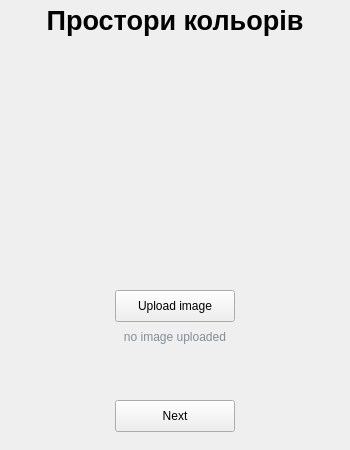
<?xml version="1.0" encoding="UTF-8"?>
<ui version="4.0">
 <class>MainWindow</class>
 <widget class="QMainWindow" name="MainWindow">
  <property name="geometry">
   <rect>
    <x>0</x>
    <y>0</y>
    <width>350</width>
    <height>450</height>
   </rect>
  </property>
  <property name="windowTitle">
   <string>Lab 1 </string>
  </property>
  <widget class="QWidget" name="centralwidget">
   <widget class="QLabel" name="label">
    <property name="geometry">
     <rect>
      <x>0</x>
      <y>0</y>
      <width>350</width>
      <height>41</height>
     </rect>
    </property>
    <property name="font">
     <font>
      <pointsize>20</pointsize>
      <weight>75</weight>
      <bold>true</bold>
      <underline>false</underline>
     </font>
    </property>
    <property name="text">
     <string>Простори кольорів</string>
    </property>
    <property name="scaledContents">
     <bool>false</bool>
    </property>
    <property name="alignment">
     <set>Qt::AlignCenter</set>
    </property>
   </widget>
   <widget class="QLabel" name="label_2">
    <property name="enabled">
     <bool>true</bool>
    </property>
    <property name="geometry">
     <rect>
      <x>25</x>
      <y>330</y>
      <width>300</width>
      <height>61</height>
     </rect>
    </property>
    <property name="sizePolicy">
     <sizepolicy hsizetype="Preferred" vsizetype="Preferred">
      <horstretch>12</horstretch>
      <verstretch>12</verstretch>
     </sizepolicy>
    </property>
    <property name="font">
     <font>
      <strikeout>false</strikeout>
      <kerning>true</kerning>
     </font>
    </property>
    <property name="autoFillBackground">
     <bool>false</bool>
    </property>
    <property name="styleSheet">
     <string notr="true">color: rgb(130, 142, 155);</string>
    </property>
    <property name="locale">
     <locale language="Ukrainian" country="Ukraine"/>
    </property>
    <property name="frameShape">
     <enum>QFrame::NoFrame</enum>
    </property>
    <property name="frameShadow">
     <enum>QFrame::Plain</enum>
    </property>
    <property name="lineWidth">
     <number>0</number>
    </property>
    <property name="midLineWidth">
     <number>0</number>
    </property>
    <property name="text">
     <string>no image uploaded</string>
    </property>
    <property name="scaledContents">
     <bool>true</bool>
    </property>
    <property name="alignment">
     <set>Qt::AlignHCenter|Qt::AlignTop</set>
    </property>
    <property name="wordWrap">
     <bool>true</bool>
    </property>
    <property name="margin">
     <number>0</number>
    </property>
    <property name="indent">
     <number>-1</number>
    </property>
    <property name="textInteractionFlags">
     <set>Qt::NoTextInteraction</set>
    </property>
   </widget>
   <widget class="QPushButton" name="pushButton">
    <property name="geometry">
     <rect>
      <x>115</x>
      <y>290</y>
      <width>120</width>
      <height>32</height>
     </rect>
    </property>
    <property name="text">
     <string>Upload image</string>
    </property>
   </widget>
   <widget class="QPushButton" name="pushButton_2">
    <property name="geometry">
     <rect>
      <x>115</x>
      <y>400</y>
      <width>120</width>
      <height>32</height>
     </rect>
    </property>
    <property name="text">
     <string>Next</string>
    </property>
   </widget>
   <widget class="QFrame" name="frame">
    <property name="geometry">
     <rect>
      <x>0</x>
      <y>42</y>
      <width>351</width>
      <height>241</height>
     </rect>
    </property>
    <property name="acceptDrops">
     <bool>false</bool>
    </property>
    <property name="styleSheet">
     <string notr="true">image: url(:/logo/color.png);</string>
    </property>
    <property name="frameShape">
     <enum>QFrame::NoFrame</enum>
    </property>
    <property name="frameShadow">
     <enum>QFrame::Raised</enum>
    </property>
   </widget>
  </widget>
 </widget>
 <resources>
  <include location="source.qrc"/>
 </resources>
 <connections/>
</ui>
